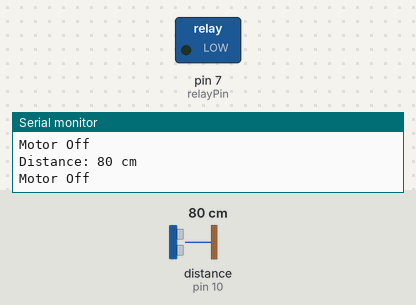
Simulated run of this sketch. Board: Arduino Uno, built with avr-gcc and run on an emulated ATmega328P. Parts: switched loads named in the sketch (green lamp = pin HIGH), the last lines printed to the serial monitor. The inputs (shaded band) are chosen by the test bench; at power-on: distance to the obstacle (sensor on pin 10) 80 cm. The echo pulse lasts 58.3 µs per cm.

Above: at 1.3 s.
1.4 s: distance to the obstacle (sensor on pin 10) set to 11 cm
2.9 s: distance to the obstacle (sensor on pin 10) set to 8 cm
At 3.5 s:
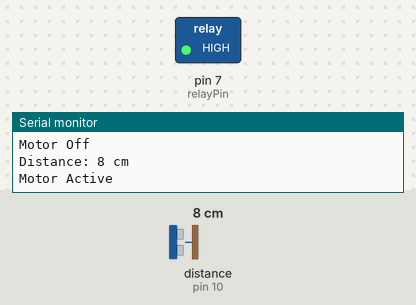
4.5 s: distance to the obstacle (sensor on pin 10) set to 18 cm
At 4.8 s:
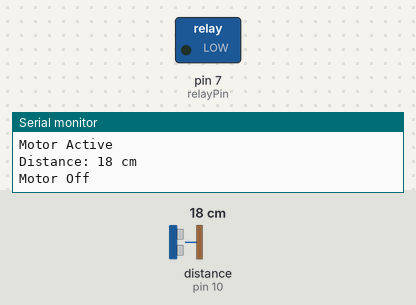
6.0 s: distance to the obstacle (sensor on pin 10) set to 2 cm
At 7.3 s:
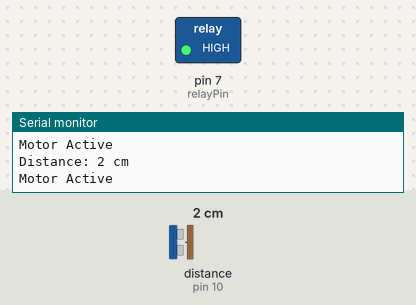
Timing chart, 0 to 8.5 s (numbered marks = the images above; inputs shaded):
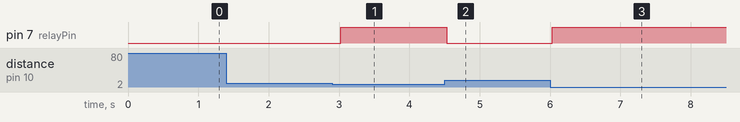

Measured:
- the behaviour switches between 10 and 9 cm on distance to the obstacle (sensor on pin 10) (found by bisection; images 0 and 1)
- after the input at 2.9 s, pin 7 (relayPin): LOW → HIGH after 0.12 s
- after the input at 4.5 s, pin 7 (relayPin): HIGH → LOW at once
- after the input at 6.0 s, pin 7 (relayPin): LOW → HIGH at once

The sketch:

simplehanddryer.ino
```cpp
#include <HCSR04.h>  // Using the HCSR04 library

// Initialize the HC-SR04 sensor with Trigger and Echo pins
UltraSonicDistanceSensor distanceSensor(9, 10);  // Trigger pin on pin 9, Echo on pin 10

const int relayPin = 7;  // Pin for relay control

void setup () {
    Serial.begin(9600);  // Start serial communication
    pinMode(relayPin, OUTPUT);  // Set relay pin as OUTPUT
    digitalWrite(relayPin, LOW);  // Ensure relay is off (pump/motor off)
}

void loop () {
    // Measure distance using the sensor and print the distance in cm
    long distance = distanceSensor.measureDistanceCm();
    Serial.print("Distance: ");
    Serial.print(distance);
    Serial.println(" cm");

    // If the distance is less than 10 cm, activate the relay (motor on)
    if (distance > 0 && distance < 10) {
        digitalWrite(relayPin, HIGH);  // Activate relay
        Serial.println("Motor Active");
    } else {
        digitalWrite(relayPin, LOW);  // Deactivate relay
        Serial.println("Motor Off");
    }

    delay(500);  // Delay 500ms before the next reading
}
```
